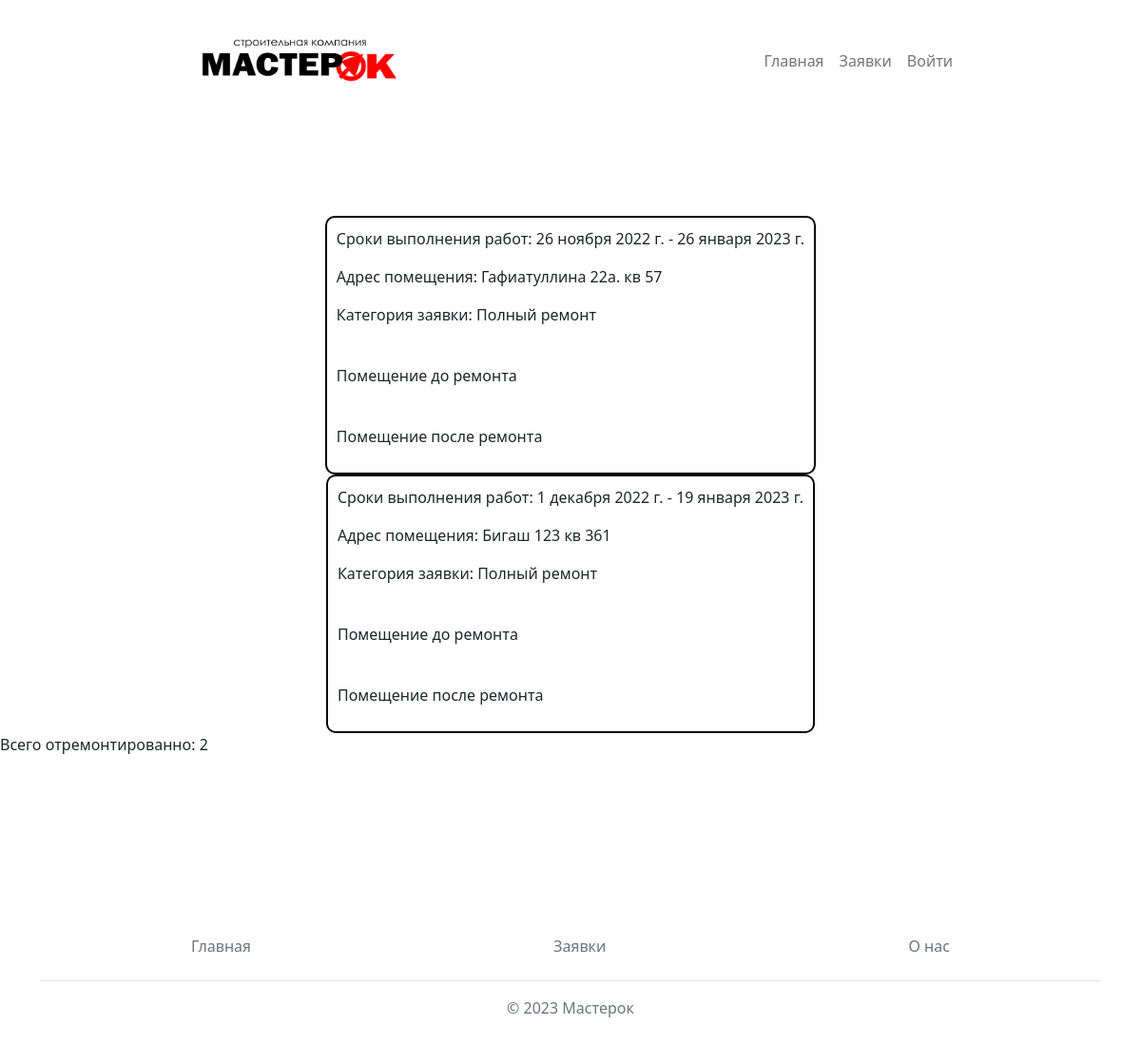
The page / on the database its author committed.
### firstapp/models.py (models this page shows, shortened)
class Order(models.Model):
    adress = models.CharField(max_length=50, verbose_name="Введите адрес заказчика")
    title = models.TextField(verbose_name="Описние заявки")
    max_price = models.FloatField(verbose_name="Максимальная сумма")
    end_price = models.FloatField(verbose_name="Согласованная цена", null=True, blank=True)
    status = models.ForeignKey('Status', on_delete=models.SET_DEFAULT, default=0)
    category = models.ForeignKey('Category', on_delete=models.CASCADE)
    user = models.ForeignKey('Person', on_delete=models.CASCADE)
    do_remont = models.ImageField(upload_to='images/', default='images/def.jpg')
    posle_remont = models.ImageField(upload_to='images/', default='images/def.jpg', null=True, blank=True   )
    time_do = models.DateField(default=timezone.now)
    time_posle = models.DateField(blank=True, null=True)
    class Meta:
        ordering = ('-time_posle',)

class Category(models.Model):
    name = models.CharField(max_length=20, verbose_name="Наименование категории")
    def __str__(self):
        return self.name

### firstapp/views.py (the view)
# urls.py: path('', views.main, name="main"),
def main(request):
    model = Order
    count = model.objects.filter(status__exact = 3).count()
    orders = model.objects.filter(status__exact = 3)
    users = Person.objects.all()
    return render(request, 'base_generic.html', context={
        'count':count,
        'users':users,
        'orders': orders,
    })

### firstapp/templates/base_generic.html (shortened to what this page needs)
{% load static %}
<!DOCTYPE html>
<html lang="ru">
<head>
    <link href="https://cdn.jsdelivr.net/npm/bootstrap@5.2.3/dist/css/bootstrap.min.css" rel="stylesheet"
>
    <link rel="stylesheet" href="{% static 'css/style.css' %}">
</head>
<body>
<nav class="navbar navbar-expand-lg ">
    <div class="container-fluid navig">
        <div class="collapse navbar-collapse" id="navbarText">
            <img src="{% static 'images/logo.jpg' %}" class="logotip">
            <ul class="navbar-nav me-auto mb-2 mb-lg-0" id="ulik">
                <li class="nav-item">
                    <a class="nav-link" aria-current="page" href="{% url 'main' %}">Главная</a>
                </li>
                <li class="nav-item">
                    <a class="nav-link " href="#">Заявки</a>
                </li>
                {% if user.is_authenticated %}
                <a class="nav-link" href="{% url 'user_page' %}">Личный кабинет пользователя {{ user.first_name }}</a>
                <li>
                    <a class="nav-link" href="">Мои заявки</a>
                </li>
                <li>
                    <a class="nav-link" href="{% url 'logout' %}">Выход</a>
                </li>
                {% if user.is_staff %}
                <li>
                    <a class="nav-link" href="admin/">Администрация</a>
                </li>
                {% endif %}
                {% else %}
                <li>
                    <a class="nav-link" href="{% url 'login' %}">Войти</a>
                </li>
                {% endif %}
            </ul>
        </div>
    </div>
</nav>
<div class="main">
    {% block content %}
       <div class="counter">
    {% for orderss in orders %}
        <div class="counter_box">
            <div class="box_content">
                <div class="box">
                    <p>Сроки выполнения работ: {{orderss.time_do}} - {{orderss.time_posle}}</p>
                </div>
                <div class="box">
                    <p>Адрес помещения: {{orderss.adress}}</p>
                </div>
                <div class="box">
                    <p>Категория заявки: {{orderss.category}}</p>
                </div>
                <div class="box">
                    <p>Помещение до ремонта</p>
                </div>
                <div class="box">
                    <p>Помещение после ремонта</p>
                </div>
            </div>
        </div>
    {% endfor %}
           </div>
    <div class="schet">
        <div class="schet_box">
            <p>Всего отремонтированно: {{count}}</p>
        </div>
    </div>
    {% endblock %}
</div>
<div class="container  mt-5">
    <footer class="py-3 my-4">
        <ul class="nav justify-content-center border-bottom pb-3 mb-3">
            <li class="nav-item"><a href="#" class="nav-link px-2 text-muted">Главная</a></li>
            <li class="nav-item"><a href="#" class="nav-link px-2 text-muted">Заявки</a></li>
            <li class="nav-item"><a href="#" class="nav-link px-2 text-muted">О нас</a></li>
        </ul>
        <p class="text-center text-muted">© 2023 Мастерок</p>
    </footer>
</div>

### firstapp/static/css/style.css (style rules this page uses)
* { margin: 0 auto; }
.logotip { width:250px; }
.main { padding: 100px 0; max-width: 1200px; }
.counter_box { border: 2px solid black; border-radius: 10px; padding 10px; width: fit-content; height: fit-content; }
.counter_box .box_content { padding: 10px; }

### rows shown on the page
Order: time_do "26 ноября 2022 г.", time_posle "26 января 2023 г.", adress "Гафиатуллина 22а. кв 57", category "Полный ремонт"
Order: time_do "1 декабря 2022 г.", time_posle "19 января 2023 г.", adress "Бигаш 123 кв 361", category "Полный ремонт"

### other values the page prints
{{ count }} "2"
